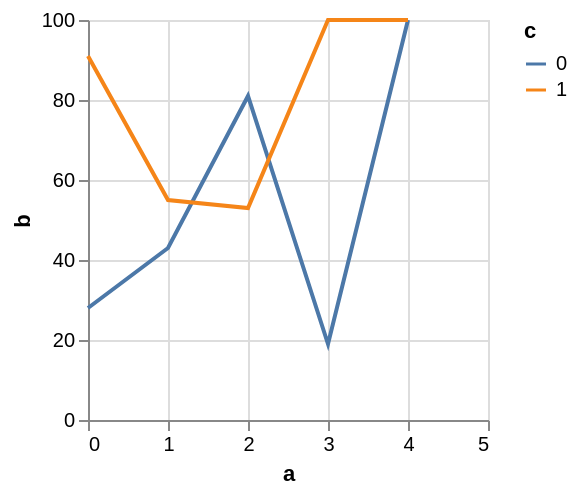

The specification (Vega-Lite) saved for this image:
### Vega specification from a JSON file in a GitHub repository (floating-point values rounded to 4 significant figures)
{"$schema": "https://vega.github.io/schema/vega/v5.json", "autosize": "pad", "padding": 5, "width": 200, "height": 200, "style": "cell", "data": [{"name": "source_0", "values": [{"a": 0, "b": 28, "c": 0}, {"a": 0, "b": 91, "c": 1}, {"a": 1, "b": 43, "c": 0}, {"a": 1, "b": 55, "c": 1}, {"a": 2, "b": 81, "c": 0}, {"a": 2, "b": 53, "c": 1}, {"a": 3, "b": 19, "c": 0}]}, {"name": "data_0", "source": "source_0", "transform": [{"type": "formula", "expr": "toNumber(datum[\"a\"])", "as": "a"}, {"type": "impute", "field": "b", "key": "a", "keyvals": [4], "method": "value", "groupby": ["c"], "value": null}, {"type": "formula", "expr": "datum.b === null ? 100 : datum.b", "as": "b"}]}], "marks": [{"name": "pathgroup", "type": "group", "from": {"facet": {"name": "faceted_path_main", "data": "data_0", "groupby": ["c"]}}, "encode": {"update": {"width": {"field": {"group": "width"}}, "height": {"field": {"group": "height"}}}}, "marks": [{"name": "marks", "type": "line", "style": ["line"], "sort": {"field": "datum[\"a\"]"}, "from": {"data": "faceted_path_main"}, "encode": {"update": {"stroke": {"scale": "color", "field": "c"}, "x": {"scale": "x", "field": "a"}, "y": {"scale": "y", "field": "b"}, "defined": {"signal": "datum[\"a\"] !== null && isFinite(datum[\"a\"]) && datum[\"b\"] !== null && isFinite(datum[\"b\"])"}}}}]}], "scales": [{"name": "x", "type": "linear", "domain": {"data": "data_0", "field": "a"}, "range": [0, {"signal": "width"}], "nice": 1, "zero": false}, {"name": "y", "type": "linear", "domain": {"data": "data_0", "field": "b"}, "range": [{"signal": "height"}, 0], "nice": true, "zero": true}, {"name": "color", "type": "ordinal", "domain": {"data": "data_0", "field": "c", "sort": true}, "range": "category"}], "axes": [{"scale": "x", "orient": "bottom", "gridScale": "y", "grid": true, "tickCount": {"signal": "ceil(width/40)"}, "domain": false, "labels": false, "maxExtent": 0, "minExtent": 0, "ticks": false, "zindex": 0}, {"scale": "y", "orient": "left", "gridScale": "x", "grid": true, "tickCount": {"signal": "ceil(height/40)"}, "domain": false, "labels": false, "maxExtent": 0, "minExtent": 0, "ticks": false, "zindex": 0}, {"scale": "x", "orient": "bottom", "grid": false, "title": "a", "labelFlush": true, "labelOverlap": true, "tickCount": {"signal": "ceil(width/40)"}, "zindex": 0}, {"scale": "y", "orient": "left", "grid": false, "title": "b", "labelOverlap": true, "tickCount": {"signal": "ceil(height/40)"}, "zindex": 0}], "legends": [{"stroke": "color", "gradientLength": {"signal": "clamp(height, 64, 200)"}, "symbolType": "stroke", "title": "c"}]}
